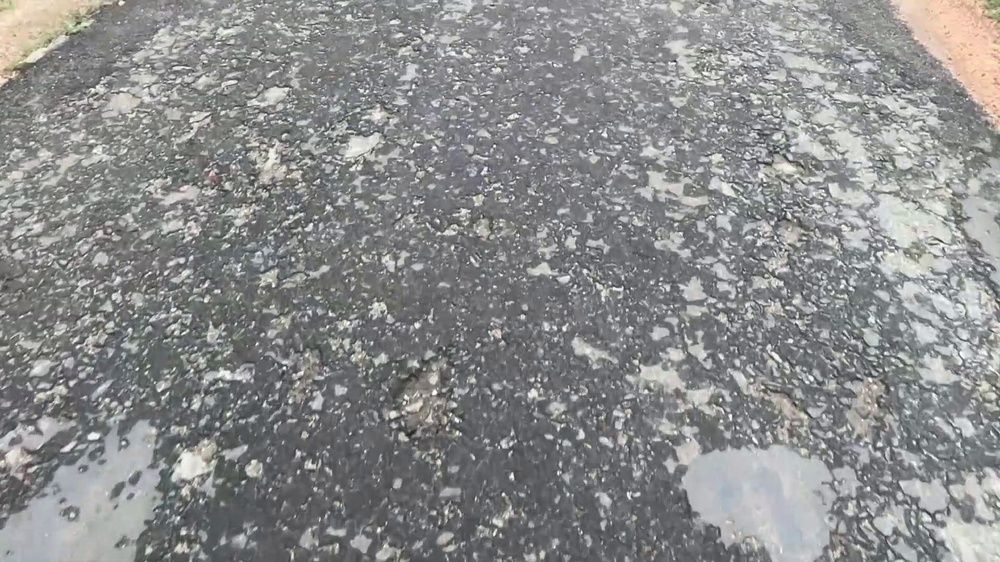
#> input picture frames/extracted/raveling/raveling_1_frame_1040.jpg, 1000 x 562 px, shrunk from 1920 x 1080 before the run, found by its file name; its folder holds only this picture in this run
$ jupyter execute ravelling_segmentation.ipynb
#> lines starting #> are read from the running program, lines starting #| are printed output that depends on the picture; after the words box and inside, x2 and y2 are one past the last pixel; in counts of white or black regions, pixels touching at a corner belong together
#> further down, img is the input picture: shape (562, 1000, 3); mean B, G, R 140.1, 140, 139.4
[cell 1]
import cv2
import numpy as np
import os
import matplotlib.pyplot as plt

# Folder structure
input_folder = "../../frames/enhanced/4_FinalEnhanced/Raveling"
output_folder = "../../frames/segmented/Raveling"

os.makedirs(output_folder, exist_ok=True)

max_show = 3
count = 0


# Raveling detection function
def apply_enhancement(img):

    # Step 1: Smooth noise
    smoothed = cv2.blur(img, (3, 3))
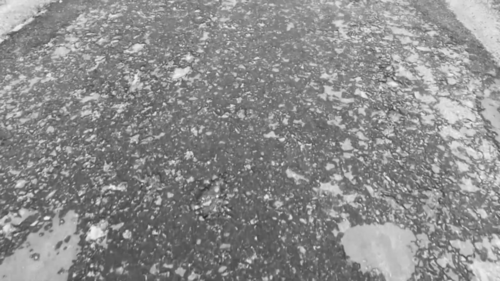
#> smoothed: shape (562, 1000) (shown at 1/2 size); min 43, max 247, mean 139.8

    # Step 2: Logarithmic transformation
    img_float = smoothed.astype(np.float32)

    constant = 100 / np.log(
        1 + np.max(img_float)
    )
#> constant = 18.14

    log_img = constant * np.log(
        1 + img_float
    )
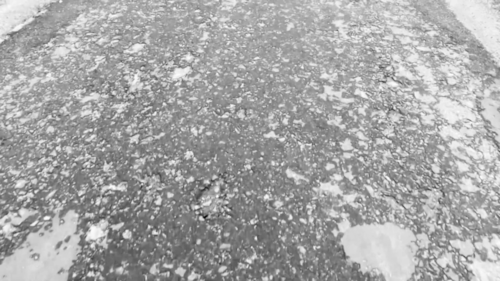
#> log_img: shape (562, 1000) float32 (shown at 1/2 size); min 68.64, max 100, mean 89.2; drawn with min black and max white

    log_img = np.array(
        log_img,
        dtype=np.uint8
    )
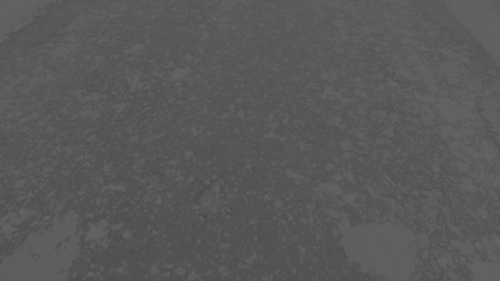
#> log_img: shape (562, 1000) (shown at 1/2 size); min 68, max 99, mean 88.7

    # Step 3: Contrast Stretching
    low = np.min(log_img)
#> low = 68
    high = np.max(log_img)
#> high = 99

    if high <= low:
        return log_img

    stretched = cv2.convertScaleAbs(
        log_img,
        alpha=(255.0 / (high - low)),
        beta=-(low * 255.0 / (high - low))
    )

    return stretched

# Extract raveling damage
def extract_damage(enhanced_img):

    gaussian = cv2.GaussianBlur(
        enhanced_img,
        (5, 5),
        0
    )

    # Binarization
    binary = cv2.adaptiveThreshold(
        gaussian,
        255,
        cv2.ADAPTIVE_THRESH_MEAN_C,
        cv2.THRESH_BINARY_INV,
        15,
        3
    )
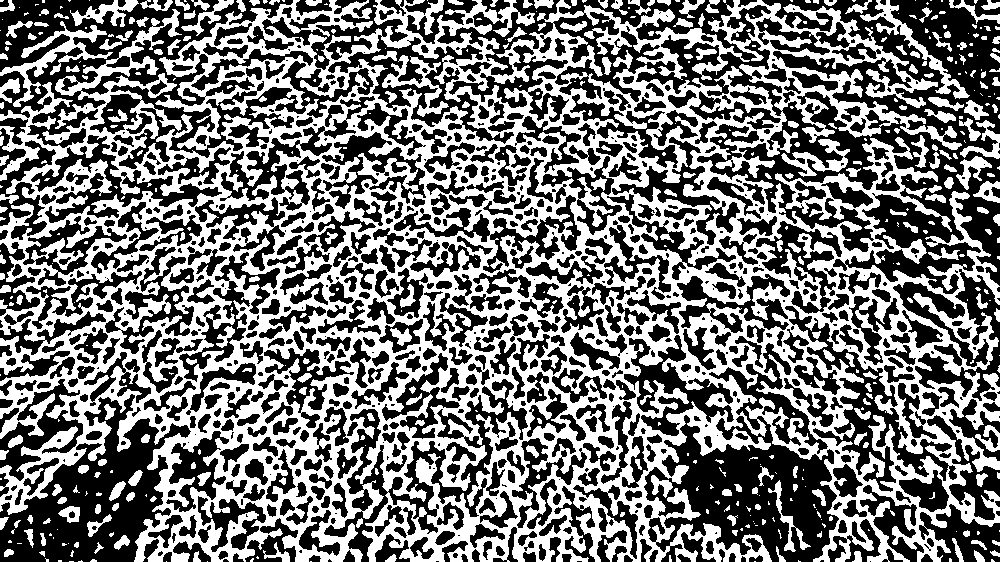
#> binary: shape (562, 1000); 46.4% white; 502 white regions (266 under 20 px), largest, box (x1, y1, x2, y2) and area: (0, 0, 1000, 562) 235395, (0, 21, 113, 107) 1874, (860, 0, 970, 99) 1348

    # Noise removal
    struct_element = np.ones(
        (3, 3),
        np.uint8
    )

    refined_mask = cv2.morphologyEx(
        binary,
        cv2.MORPH_OPEN,
        struct_element,
        iterations=2
    )
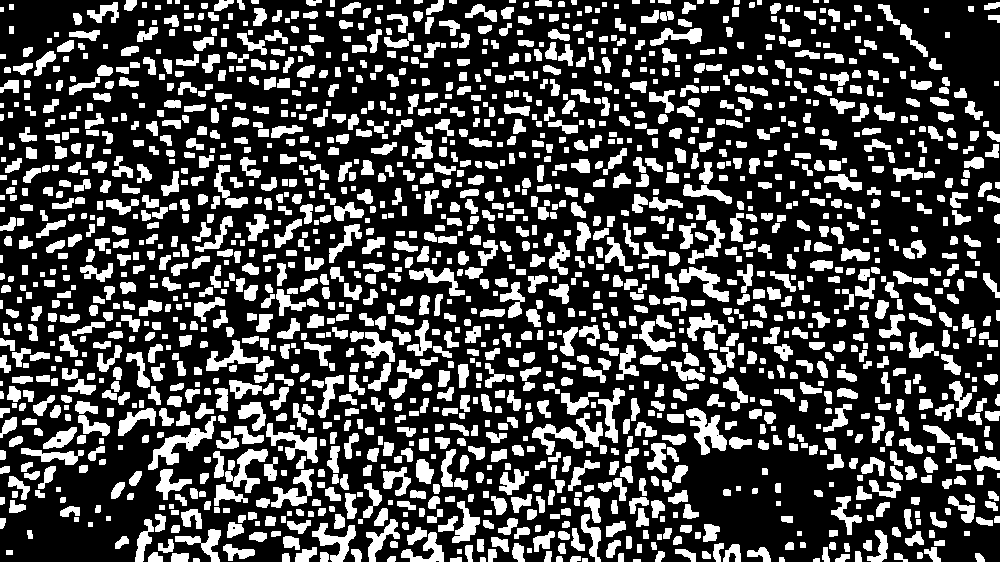
#> refined_mask: shape (562, 1000); 29.1% white; 1754 white regions (6 under 20 px)

    return refined_mask


# Detect raveling regions
def detect_raveling(image, mask):

    output = image.copy()

    contours, _ = cv2.findContours(
        mask,
        cv2.RETR_EXTERNAL,
        cv2.CHAIN_APPROX_SIMPLE
    )
#> contours = 1754 contours, 222 with area under 20; largest, box (x1, y1, x2, y2) and area: (148, 416, 216, 470) 862, (686, 408, 727, 455) 786, (266, 423, 318, 463) 642, (679, 266, 729, 302) 600, (225, 449, 268, 493) 599

    for c in contours:

        if cv2.contourArea(c) > 150:

            x, y, w, h = cv2.boundingRect(c)

            cv2.rectangle(
                output,
                (x, y),
                (x + w, y + h),
                (0, 255, 0),
                2
            )

            cv2.putText(
                output,
                "Raveling",
                (x, y - 10),
                cv2.FONT_HERSHEY_SIMPLEX,
                0.6,
                (0, 255, 0),
                2
            )
#> this loop made 1754 passes
#> (x, y, w, h) on passes 32, 33, 35, 37, 41, 55, 59, 65: (747, 547, 24, 15), (295, 547, 22, 15), (723, 544, 18, 18), (223, 544, 32, 17), (512, 543, 13, 19), (283, 536, 17, 14), (401, 532, 43, 30), (533, 531, 22, 21)
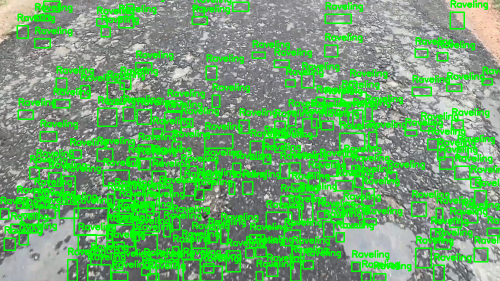
#> output: shape (562, 1000, 3) (shown at 1/2 size); mean B, G, R 106.8, 170.3, 106.6

    return output


# Main processing loop
for file in os.listdir(input_folder):

    if file.endswith((".jpg", ".png", ".jpeg")):

        path = os.path.join(input_folder, file)

        img = cv2.imread(path)

        if img is None:
            continue

        gray = cv2.cvtColor(
            img,
            cv2.COLOR_BGR2GRAY
        )

        # Apply enhancement
        enhanced = apply_enhancement(gray)

        # Extract damage
        mask = extract_damage(enhanced)

        # Detect raveling
        result = detect_raveling(img, mask)

        # Save result
        cv2.imwrite(
            os.path.join(output_folder, file),
            result
        )

        # Visualization
        if count < max_show:

            plt.figure(figsize=(15,5))

            plt.subplot(1,3,1)
            plt.imshow(gray, cmap="gray")
            plt.title("Enhanced Input")
            plt.axis("off")

            plt.subplot(1,3,2)
            plt.imshow(mask, cmap="gray")
            plt.title("Raveling Mask")
            plt.axis("off")

            plt.subplot(1,3,3)
            plt.imshow(cv2.cvtColor(result, cv2.COLOR_BGR2RGB))
            plt.title("Detected Raveling")
            plt.axis("off")

            plt.tight_layout()
            plt.show()
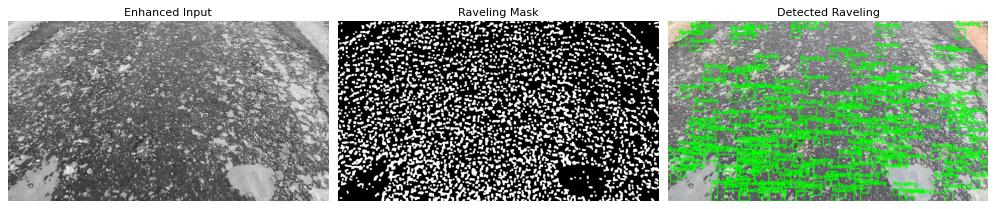
#> figure drawn by matplotlib, 3 panels

            count += 1

print("Raveling detection completed successfully!")

$ run again, on frames/extracted/raveling/raveling_1_frame_1370.jpg
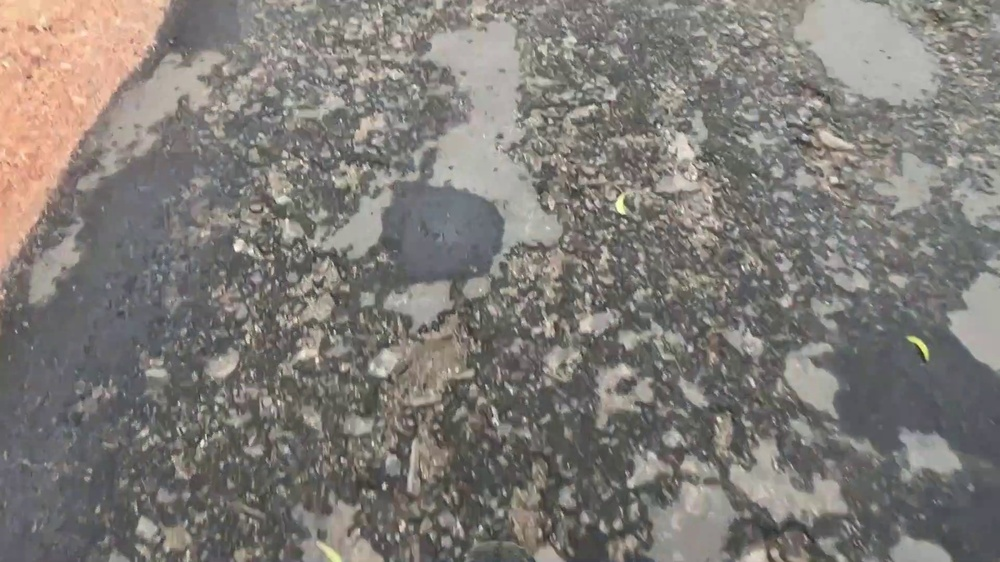
#> input picture frames/extracted/raveling/raveling_1_frame_1370.jpg, 1000 x 562 px, shrunk from 1920 x 1080 before the run, found by its file name
#> img is the input picture: shape (562, 1000, 3); mean B, G, R 119.1, 123.8, 127.8
#> constant = 18.16
#> low = 73
#> high = 100
#> in extract_damage, `binary = cv2.adaptiveThreshold( gaussian, 255, cv2.ADAPTIVE_THRESH_MEA..`:
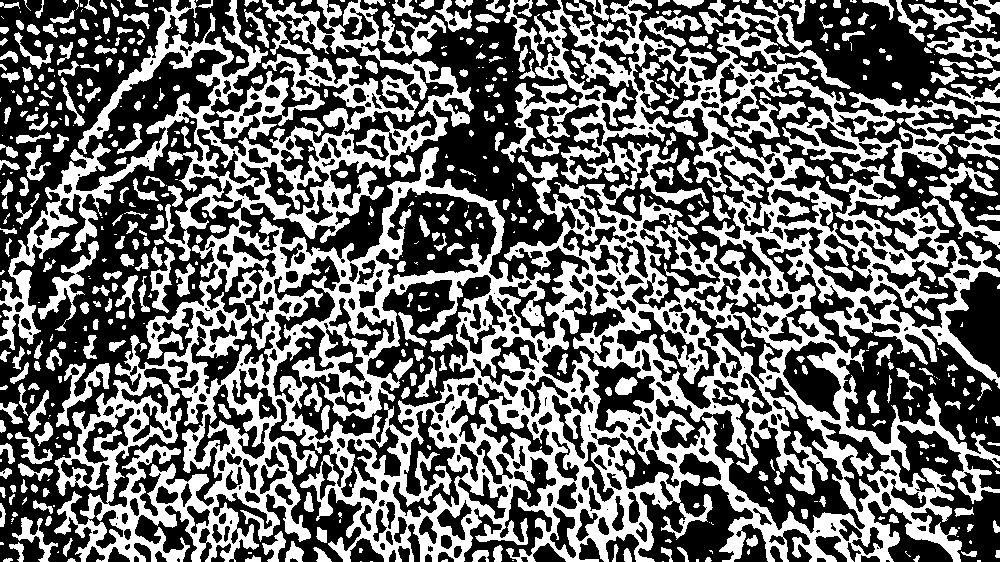
#> binary: shape (562, 1000); 42.4% white; 619 white regions (224 under 20 px), largest, box (x1, y1, x2, y2) and area: (0, 0, 1000, 562) 195566, (929, 163, 1000, 249) 1539, (38, 241, 99, 331) 1181
#> refined_mask: shape (562, 1000); 30.8% white; 1329 white regions (18 under 20 px)
#> contours = 1329 contours, 155 with area under 20; largest, box (x1, y1, x2, y2) and area: (354, 171, 504, 277) 2396, (657, 428, 758, 511) 1609, (78, 12, 170, 149) 1417, (335, 459, 432, 505) 1290, (513, 437, 573, 533) 1286
#> the loop in detect_raveling, `for c in contours: ` made 1329 passes
#> (x, y, w, h) on passes 29, 35, 45, 48, 49, 52, 53, 54: (164, 549, 21, 13), (285, 546, 18, 16), (333, 539, 18, 23), (431, 538, 13, 24), (115, 537, 23, 23), (419, 534, 13, 28), (129, 534, 34, 20), (722, 533, 24, 26)
#> `plt.show()`:
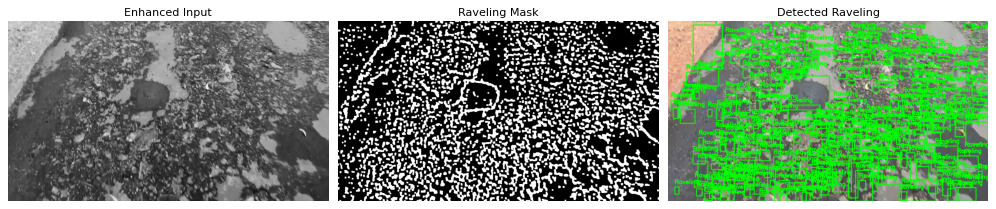
#> figure drawn by matplotlib, 3 panels

$ run again, on frames/extracted/raveling/raveling_1_frame_145.jpg
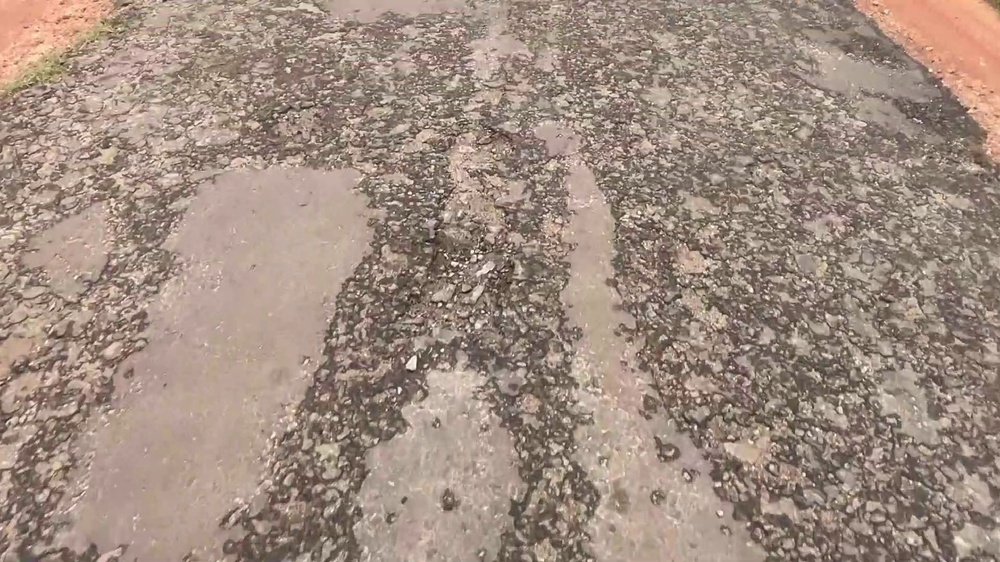
#> input picture frames/extracted/raveling/raveling_1_frame_145.jpg, 1000 x 562 px, shrunk from 1920 x 1080 before the run, found by its file name
#> img is the input picture: shape (562, 1000, 3); mean B, G, R 128.5, 140.8, 160.3
#> constant = 18.23
#> low = 70
#> high = 100
#> in extract_damage, `binary = cv2.adaptiveThreshold( gaussian, 255, cv2.ADAPTIVE_THRESH_MEA..`:
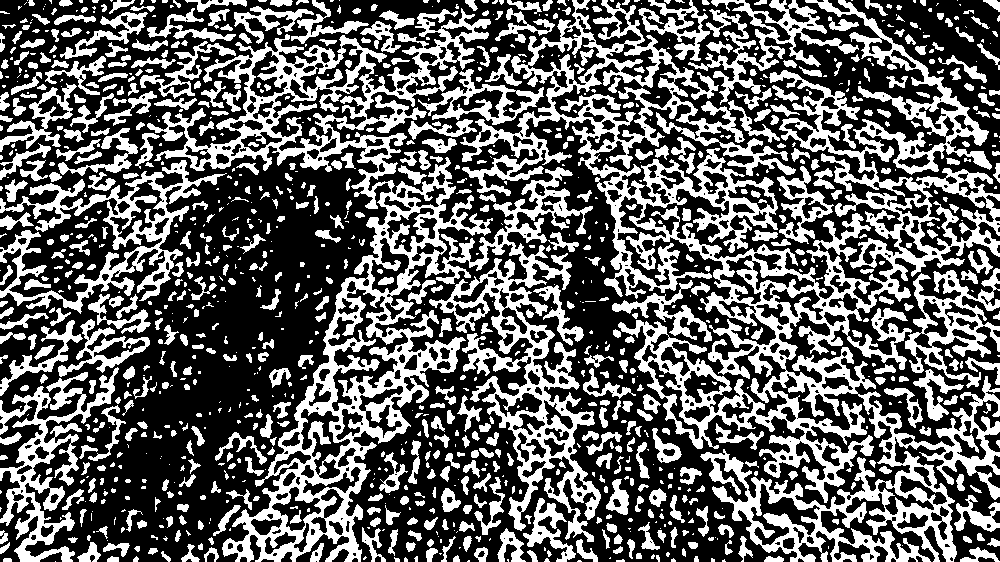
#> binary: shape (562, 1000); 38.8% white; 1134 white regions (514 under 20 px), largest, box (x1, y1, x2, y2) and area: (460, 0, 1000, 562) 71250, (147, 8, 601, 562) 50948, (0, 160, 227, 314) 7812
#> refined_mask: shape (562, 1000); 20.5% white; 1595 white regions (18 under 20 px)
#> contours = 1595 contours, 241 with area under 20; largest, box (x1, y1, x2, y2) and area: (295, 345, 338, 430) 914, (927, 440, 995, 474) 573, (915, 373, 948, 420) 505, (793, 356, 850, 379) 458, (397, 351, 442, 381) 410
#> the loop in detect_raveling, `for c in contours: ` made 1595 passes
#> (x, y, w, h) on passes 49, 52, 66, 70, 80, 90, 95, 97: (274, 543, 26, 19), (79, 543, 18, 19), (16, 538, 24, 24), (238, 536, 16, 24), (342, 532, 19, 26), (935, 526, 21, 33), (528, 525, 22, 22), (304, 524, 18, 28)
#> `plt.show()`:
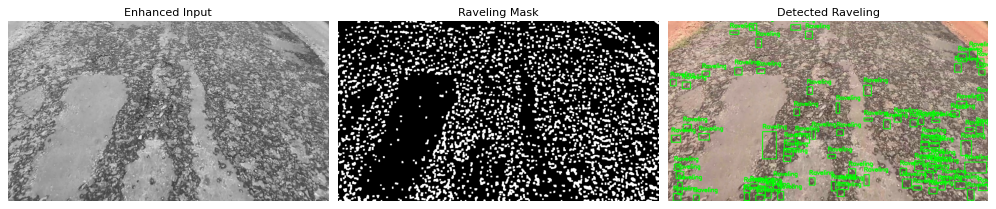
#> figure drawn by matplotlib, 3 panels
